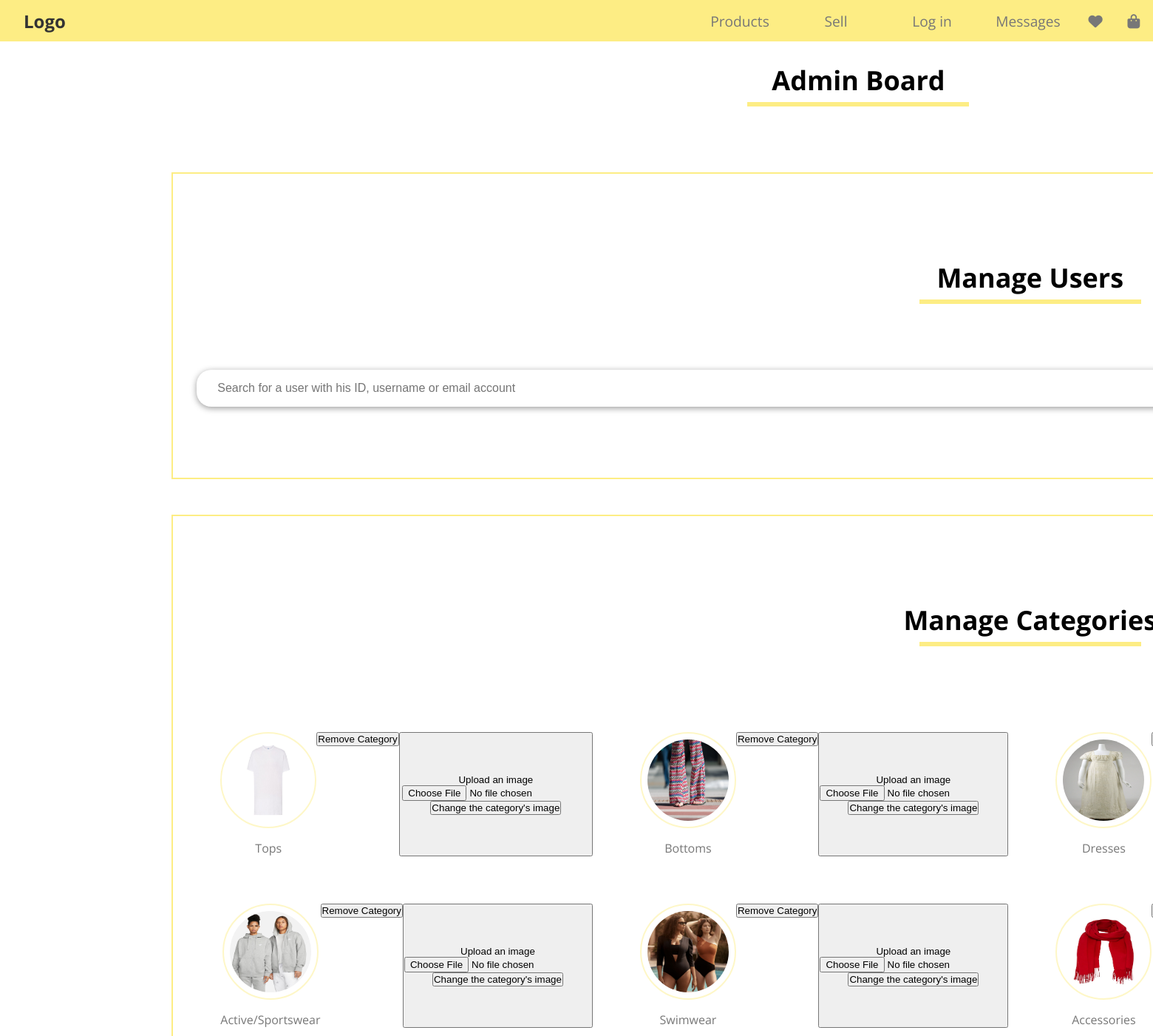
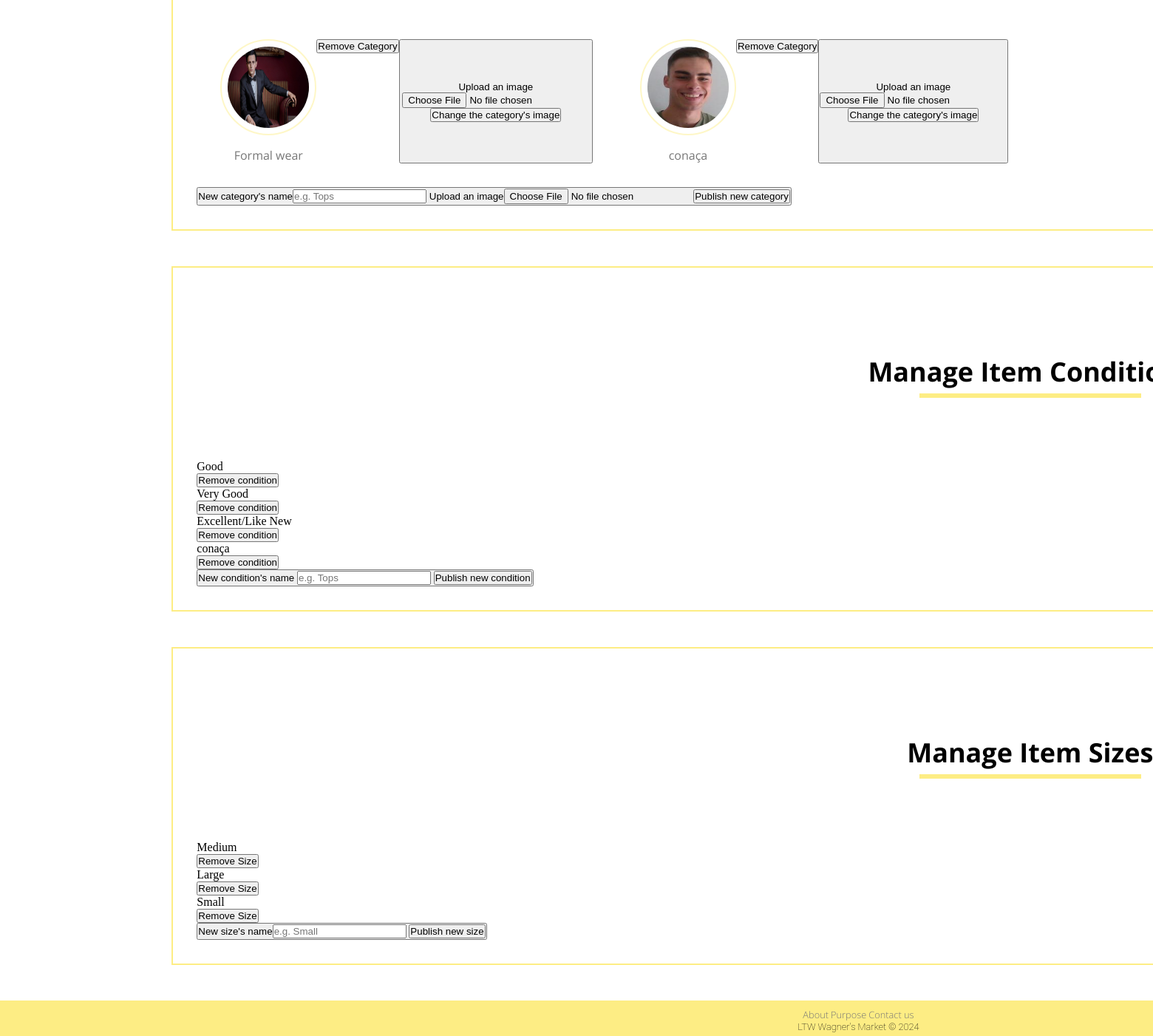
Screenshot of /pages/admin.php with the database file from the repository (2 pictures, top to bottom).
### tables this page shows
CREATE TABLE CATEGORY (
    CategoryName TEXT NOT NULL,
    CategoryImage TEXT NOT NULL,
    CONSTRAINT Pk_CategoryName PRIMARY KEY (CategoryName)
);

CREATE TABLE CONDITION (
    Condition TEXT NOT NULL,
    CONSTRAINT PK_Condition PRIMARY KEY (Condition)
);

CREATE TABLE SIZE (
    Size TEXT NOT NULL,
    CONSTRAINT PK_ItemId PRIMARY KEY (Size)
);

### public/pages/admin.php (called while the page is built, shortened)
<?php
require_once(__DIR__ . '/../utils/session.php');
$session = new Session();
require_once(__DIR__ . '/../../private/database/connection.db.php');
require_once(__DIR__ . '/../../private/database/category.class.php');
require_once(__DIR__ . '/../../private/database/condition.class.php');
require_once(__DIR__ . '/../../private/database/size.class.php');
require_once(__DIR__ . '/../../private/templates/common.tpl.php');
require_once(__DIR__ . '/../../private/templates/admin.tpl.php');
$db = getDatabaseConnection();
$categories = Category::getCategories($db);
$sizes = Size::getSizes($db);
$conditions = Condition::getConditions($db);
drawHeader($db, $session);
drawTitle("Admin Board");
drawAdminBoard($categories, $conditions, $sizes);
drawFooter();
?>

### public/utils/session.php (called while the page is built, shortened)
<?php
class Session
{
    public function isLoggedIn(): bool
    {
        return isset($_SESSION['id']);
    }
}
?>

### private/database/category.class.php (called while the page is built, shortened)
<?php
class Category
{
    public function __construct(string $categoryName, string $categoryImage)
    {
        $this->categoryName = $categoryName;
        $this->categoryImage = $categoryImage;
    }
    static function getCategories(PDO $db): array
    {
        $stmt = $db->prepare('SELECT CategoryName, CategoryImage FROM CATEGORY');
        $stmt->execute(array());
        $categories = array();
        while ($category = $stmt->fetch()) {
            $categories[] = new Category(
                $category['CategoryName'],
                $category['CategoryImage']
            );
        }
        return $categories;
    }
}
?>

### private/database/condition.class.php (called while the page is built, shortened)
<?php
class Condition
{
    public function __construct(string $condition)
    {
        $this->condition = $condition;
    }
    static function getConditions(PDO $db): array
    {
        $stmt = $db->prepare('SELECT Condition FROM CONDITION');
        $stmt->execute(array());
        $conditions = array();
        while ($condition = $stmt->fetch()) {
            $conditions[] = new Condition(
                $condition['Condition']
            );
        }
        return $conditions;
    }
}
?>

### private/database/size.class.php (called while the page is built, shortened)
<?php
class Size
{
    public function __construct(string $size)
    {
        $this->size = $size;
    }
    static function getSizes(PDO $db): array
    {
        $stmt = $db->prepare('SELECT Size FROM SIZE');
        $stmt->execute(array());
        $sizes = array();
        while ($size = $stmt->fetch()) {
            $sizes[] = new SIZE($size['Size']);
        }
        return $sizes;
    }
}
?>

### private/templates/category.tpl.php (the view, shortened to what this page needs)
<?php
    require_once(__DIR__ . '/../../public/utils/session.php');
?>
<?php function drawCategories(array $categories, bool $admin) { ?>
    <ul class="category-list">
        <?php foreach($categories as $category) { ?>
            <li class="category-item">
                <a href="../../public/pages/search.php?category=<?=$category->categoryName?>">
                    <img src="<?=$category->categoryImage?>" alt="<?=$category->categoryName?>">
                    <span><?=$category->categoryName?></span>
                </a>
                <?php if($admin) { ?>
                    <form action="../actions/action_remove_category.php" method="post">
                        <input type="submit" value="Remove Category">
                    </form>
                    <button type="button" value="Change the image">
                    <form action="../actions/action_change_image_category.php" method="post" enctype="multipart/form-data">
                        <label>Upload an image<input type="file" name="image" accept="image/png,image/jpeg" required></label>
                        <input type="submit" value="Change the category's image">
                    </form>
                <?php } ?>
            </li>
        <?php } ?>
    </ul>
    <?php if($admin) { ?>
        <button type="button" value="Add a new category">
        <form id="add-new-category" action="../actions/action_add_category.php" method="post" enctype="multipart/form-data">
            <label>New category's name<input id="category-name" name="category" type="text" placeholder="e.g. Tops" required></label>
            <label>Upload an image<input type="file" name="image" accept="image/png,image/jpeg" required></label>
            <input type="submit" value="Publish new category">
        </form>
        <?php }
} ?>

### private/templates/common.tpl.php (shortened to what this page needs)
<?php
require_once (__DIR__ . '/../../public/utils/session.php');
require_once (__DIR__ . '/../database/category.class.php');
?>
<?php function drawHeader(PDO $db, Session $session)
{ ?>
    <!DOCTYPE html>
    <html lang="en-US">
    <head>
        <link rel="stylesheet" href="../css/style.css">
    </head>
    <body>
        <header>
            <section class="header-left">
                <a class="logo" href="../pages/index.php">Logo</a>
            </section>
            <nav class="header-right">
                    <section id="header-products">
                        <a  href="search.php">Products</a>
                    </section>
                    <?php
                    if ($session->isLoggedIn()) { ?>
                        <a href="../pages/publish_add.php">Sell</a>
                        <nav id="header-profile">
                            <a href="../pages/profile.php">Profile</a>
                            <?php drawProfileForm($db, $session); ?>
                        </nav>
                        <a href="../pages/messages.php">Messages</a>
                        <a href="../pages/wishlist.php"><i class="fas fa-heart"></i></a>
                        <a href="../pages/shopping_bag.php"><i class="fas fa-shopping-bag"></i></a>
                    <?php } else { ?>
                        <a class="not-logged-in">Sell</a>
                        <nav id="header-profile">
                            <a class="not-logged-in">Log in</a>
                        </nav>
                        <a class="not-logged-in">Messages</a>
                        <a class="not-logged-in"><i class="fas fa-heart"></i></a>
                        <a class="not-logged-in"><i class="fas fa-shopping-bag"></i></a>
                    <?php }?>
            </nav>
        </header>
    <?php } ?>
    <?php function drawFooter()
    { ?>
        <footer>
            <nav>
                <a href="#">About</a>
                <a href="#">Purpose</a>
                <a href="#">Contact us</a>
            </nav>
            <p>LTW Wagner's Market &copy; 2024</p>
        </footer>
    </body>
    </html>
<?php } ?>
<?php function drawSearchBar(string $id, string $placeholder)
{?>
    <section id="search-bar" class="search-bar">
        <input id="<?= $id ?>" type="text" placeholder="<?= $placeholder ?>">
    </section>
<?php } ?>
<?php function drawTitle(string $title): void
{ ?>
    <section id="title">
        <h2>
            <?= $title ?>
        </h2>
        <hr class="line-yellow">
    </section>
<?php } ?>

### private/templates/admin.tpl.php (shortened to what this page needs)
<?php
require_once __DIR__ . '/common.tpl.php';
require_once __DIR__ . '/category.tpl.php';
require_once __DIR__ . '/size.tpl.php';
require_once __DIR__ . '/condition.tpl.php';
?>
<?php function drawAdminBoard(array $categories, array $conditions, array $sizes) { ?>
    <section id="adminBoard">
        <section id="editUsers">
            <?php drawTitle("Manage Users");
                drawSearchBar("searchUsers", "Search for a user with his ID, username or email account");?>
        </section>
        <section id="editCategories">
            <?php drawTitle("Manage Categories");
            drawCategories($categories, true);?>
        </section>
        <section id="editConditions">
            <?php drawTitle("Manage Item Conditions");
            drawConditions($conditions);?>
        </section>
        <section id="editSizes">
            <?php drawTitle("Manage Item Sizes");
            drawSizes($sizes);?>
        </section>
    </section>
<?php } ?>

### private/templates/condition.tpl.php (shortened to what this page needs)
<?php function drawConditions(array $conditions) : void { ?>
    <ul id="condition-list">
        <?php foreach($conditions as $condition) { ?>
            <li class="size-item">
                <span><?=$condition->condition ?></span>
                <form action="../actions/action_remove_condition.php" method="post">
                    <input type="submit" value="Remove condition">
                </form>
            </li>
        <?php } ?>
    </ul>
    <button type="button" value="Add new condition">
    <form id="add-new-condition" action="../actions/action_add_condition.php" method="post">
        <label> New condition's name <input id="condition-name" name="condition" type="text" placeholder="e.g. Tops" ></label>
        <input type="submit" value="Publish new condition">
    </form>
<?php } ?>

### private/templates/size.tpl.php (shortened to what this page needs)
<?php function drawSizes(array $sizes) : void { ?>
    <ul id="size-list">
        <?php foreach($sizes as $size) { ?>
            <li class="size-item">
                <span><?=$size->size ?></span>
                <form action="../actions/action_remove_size.php" method="post">
                    <input type="submit" value="Remove Size">
                </form>
            </li>
        <?php } ?>
    </ul>
    <button type="button" value="Add new size">
    <form id="add-new-size" action="../actions/action_add_size.php" method="post">
        <label>New size's name<input id="size-name" name="size" type="text" placeholder="e.g. Small" required></label>
        <input type="submit" value="Publish new size">
    </form>
<?php } ?>

### public/css/style.css (style rules this page uses)
* { margin: 0; padding: 0; box-sizing: border-box; }
ul { list-style: none; padding: 0; margin: 0; }
header, .logo, a { font-family: 'Open Sans', sans-serif; color: #777; text-decoration: none; transition: color 0.3s; }
header { height: 3.5rem; display: grid; grid-template-columns: 1.5fr 1fr; background-color: rgba(253, 237, 132, 1); position: fixed; top: 0; width: 100%; z-index: 1; }
.header-left { align-content: center; }
.header-right { font-size: 1.2em; display: grid; grid-template-columns: repeat(4, 1fr) .4fr .4fr; justify-items: center; align-items: center; }
.logo { font-weight: 700; font-size: 1.5em; color: #333; padding-left: 2rem; }
.search-bar { display: flex; align-items: center; background-color: #fff; border-radius: 20px; box-shadow: 0 2px 8px rgba(0, 0, 0, 0.4); padding: 8px 16px; }
.search-bar input[type="text"] { flex: 1; border: none; outline: none; font-size: 16px; padding: 8px 12px; border-radius: 20px; }
section#title { font-family: 'Open Sans', sans-serif; margin: 3.5em 0; text-align: center; font-size: 1.5em; }
.line-yellow { width: 300px; height: 0.25em; background-color: rgba(253, 237, 132, 1); border: none; margin: 5px auto; }
.category-list { list-style: none; padding: 0; justify-content: space-between; display: grid; grid-template-columns: repeat(4, 1fr); }
.category-item { position: relative; margin: 2em; text-align: center; display: flex; }
.category-item a { display: flex; flex: 20%; flex-direction: column; align-items: center; text-decoration: none; color: #333; transition: 0.1s ease; }
.category-item img { width: 130px; height: 130px; border-radius: 50%; margin: auto; border: 2px solid rgba(253, 237, 132, 0.45); padding: 0.5em; box-sizing: border-box; display: block; transition: 0.1s linear; }
.category-item span { font-size: 16px; text-align: center; margin-top: 1em; color: #777; transition: 0.1s linear; }
footer { font-family: 'Roboto', sans-serif; font-weight: 100; font-size: 0.8em; text-align: center; background: rgba(253, 237, 132, 1); padding: 10px 0 5px 0; bottom: 0; left: 0; right: 0; }
body { display: grid }
#adminBoard { width: 80%; justify-self: center; display: grid; }
#adminBoard > section { border: 2px solid rgb(253, 237, 132); padding: 2em; margin-bottom: 3em; }
#editUsers { display: grid; }

### rows the page displays
category: CategoryImage (picture), CategoryName "Tops"
category: CategoryImage (picture), CategoryName "Bottoms"
category: CategoryImage (picture), CategoryName "Dresses"
category: CategoryImage (picture), CategoryName "Active/Sportswear"
category: CategoryImage (picture), CategoryName "Swimwear"
category: CategoryImage (picture), CategoryName "Accessories"
category: CategoryImage (picture), CategoryName "Formal wear"
category: CategoryImage (picture), CategoryName "conaça"
condition: Condition "Good"
condition: Condition "Very Good"
condition: Condition "Excellent/Like New"
condition: Condition "conaça"
size: Size "Medium"
size: Size "Large"
size: Size "Small"

### other values shown
$title "Admin Board Manage Users Manage Manage Item Manage Item Sizes"
